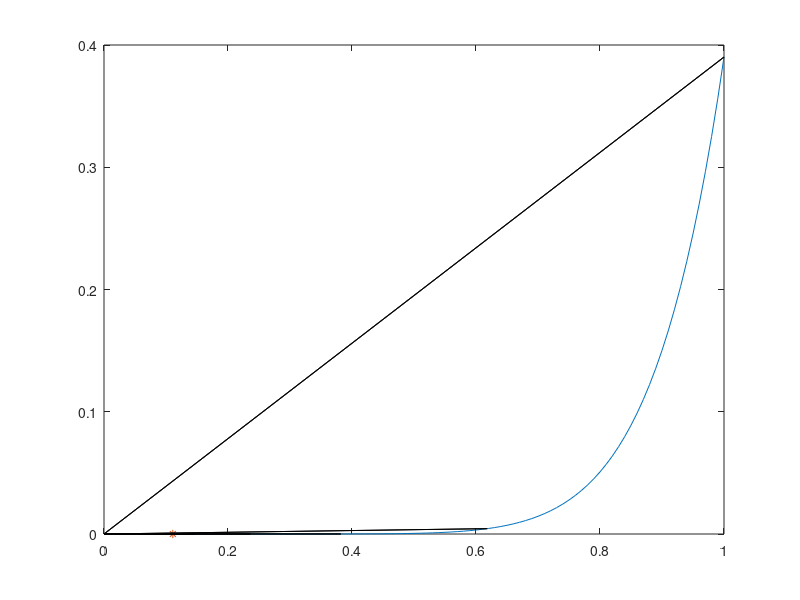

MATLAB code for this plot:
function lab2()
    clc;
    show_points = 1;
    flag = 2; % для отрисовки отрезков
    N = -2;  % для отрисовки отрезков
    a = 0;
    b = 1;
    eps = 1e-6;
    tau = (5^(1/2) - 1)/2;
    l = b - a;
    x1 = b - tau*l;
    f1 = f(x1);
    x2 = a + tau*l;
    f2 = f(x2);
    iter = 1;
    xarr = [a b];
    yarr = [f(a) f(b)];
    fprintf("Итерация %d: x1=%.10f, x2=%.10f, l=%.10f\n", iter, x1, x2, l);
    while l > 2*eps
        if f1 >= f2
            if flag == 1 % для отрисовки отрезков
                xarr = [xarr b];
                yarr = [yarr f(b)];
                N = N - 1;
            end
            flag = 1;
            xarr = [xarr x1];
            yarr = [yarr f1];
            a = x1;
            l = b - a;
            x1 = x2;
            f1 = f2;
            x2 = a + tau*l;
            f2 = f(x2);        
        else
            if flag == 2 % для отрисовки отрезков
                xarr = [xarr a];
                yarr = [yarr f(a)];
                N = N - 1;
            end
            flag = 2;
            xarr = [xarr x2];
            yarr = [yarr f2];
            b = x2;
            l = b - a;
            x2 = x1;
            f2 = f1;
            x1 = b - tau*l;
            f1 = f(x1);
        end         
        iter = iter + 1;
        fprintf("Итерация %d: x1=%.10f, x2=%.10f, l=%.10f\n", iter, x1, x2, l);
    end
    iter = iter + 1;
    fprintf("Итерация %d: x1=%.10f, x2=%.10f, l=%.10f\n", iter, x1, x2, l);
    
    x0 = (a+b)/2;
    f0 = f(x0);
    fprintf("x*=%.10f, f*=%.10f\n",  x0, f0);
    fprintf("Количество вызовов f: %d\n", N);
    %x0 - 0.111

    figure
    x = 0:1e-2:1;
    y = arrayfun(@(xi) f(xi), x);
    if show_points
        plot(x, y, x0, f0, '*', xarr, yarr, 'black-');
    else
        plot(x, y, x0, f0, '*');
    end
    
    function y=f(x)
        %y = exp((x^4 + x^2 - x + 5^(1/2))/5) + sinh((x^3 + 21*x +9)/(21*x + 6)) + 3.0;
        y = (x-0.111)^8;
        N = N +1;
    end
end
    